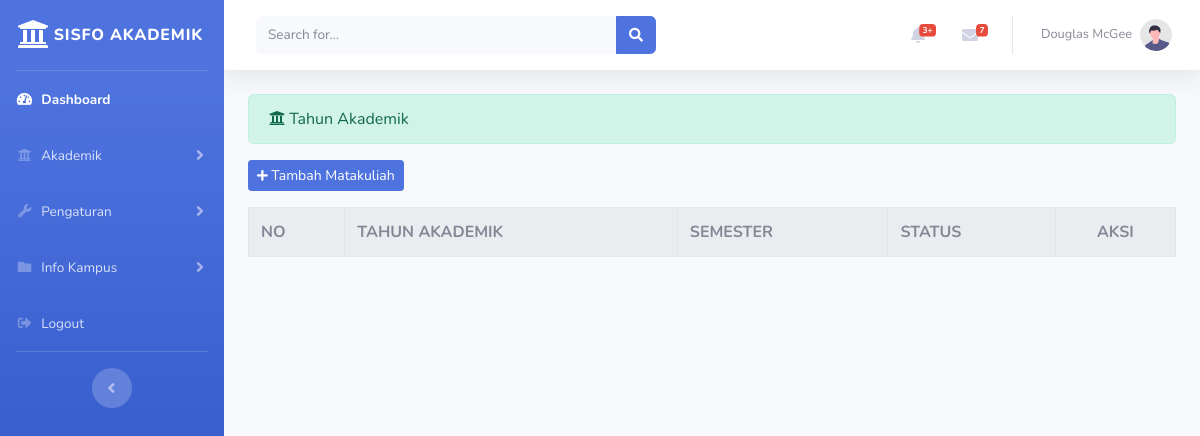
Before: /index.php/administrator/tahun_akademik with the older database file.
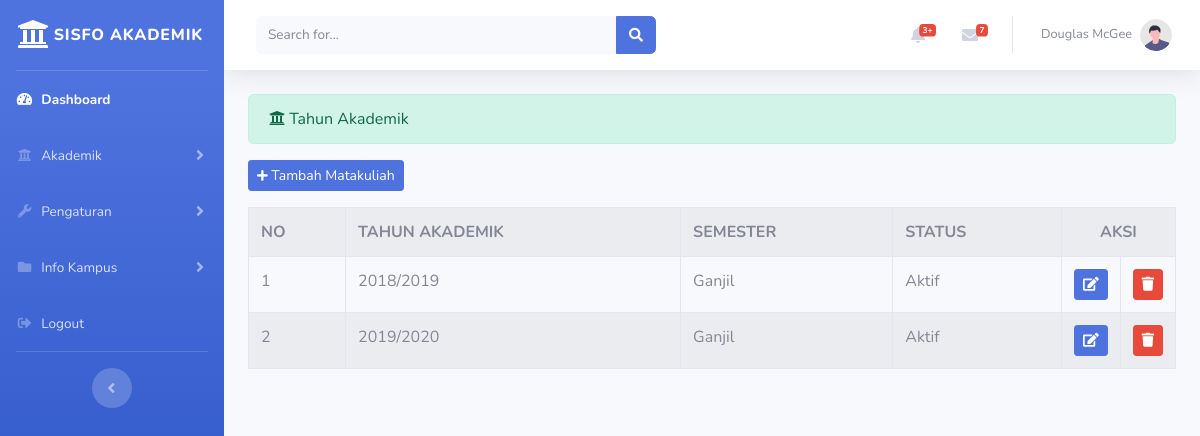
After: the same page with the newer database file.
### tables this page shows
CREATE TABLE `tahun_akademik` (
  `id` int(11) NOT NULL,
  `tahun_akademik` varchar(20) NOT NULL,
  `semester` varchar(20) NOT NULL,
  `status` varchar(20) NOT NULL
);

### application/controllers/administrator/tahun_akademik.php (called while the page is built, shortened)
<?php
	class Tahun_akademik extends CI_Controller
	{
		public function index()
		{
			$data['tahun_akademik'] = $this->tahunakademik_model->tampil_data('tahun_akademik')->result();
			$this->load->view('templates_administrator/header');
			$this->load->view('templates_administrator/sidebar');
			$this->load->view('administrator/tahun_akademik',$data);
			$this->load->view('templates_administrator/footer');
		}
	}
 ?>

### index.php (called while the page is built, shortened)
<?php
require_once BASEPATH.'core/CodeIgniter.php';

### application/models/tahunakademik_model.php (called while the page is built, shortened)
<?php
class Tahunakademik_model extends CI_Model
{
	public function tampil_data($table)
	{
		return $this->db->get($table);
	}
}
 ?>

### application/views/administrator/tahun_akademik.php (the view, shortened to what this page needs)
<div class="container-fluid">
	<div class="alert alert-success" role="alert">
    	<i class="fas fa-university"> </i> Tahun Akademik
    </div>
    <?php echo anchor('administrator/tahun_akademik/tambah_tahunakademik','<button class="btn btn-sm btn-primary mb-3"><i class="fas fa-plus fa-sm"></i> Tambah Matakuliah</button>') ?>
	<table class="table table-hover table-bordered table-striped">
		<tr>
			<th>NO</th>
			<th>TAHUN AKADEMIK</th>
			<th>SEMESTER</th>
			<th>STATUS</th>
			<th colspan="2" style="text-align: center;">AKSI</th>
		</tr>
		<?php $no=1; foreach($tahun_akademik as $ak) : ?>
		<tr>
			<td><?php echo $no++; ?></td>
			<td><?php echo $ak->tahun_akademik ?></td>
			<td><?php echo $ak->semester ?></td>
			<td><?php echo $ak->status ?></td>
			<td width="20px"><?php echo anchor('administrator/tahun_akademik/update/'.$ak->id,'<div class="btn btn-sm btn-primary"><i class="fas fa-edit"></i></div>') ?></td>
			<td width="20px" data-toggle="modal" data-target="#confirm-delete"> <div class="btn btn-sm btn-danger"><i class="fas fa-trash"></i></div> </td>
		</tr>
		<?php endforeach; ?>
	</table>
</div>
</div>

Changed rows visible on the page:
added tahun_akademik: tahun_akademik "2018/2019", semester "Ganjil", status "Aktif"
added tahun_akademik: tahun_akademik "2019/2020", semester "Ganjil", status "Aktif"
